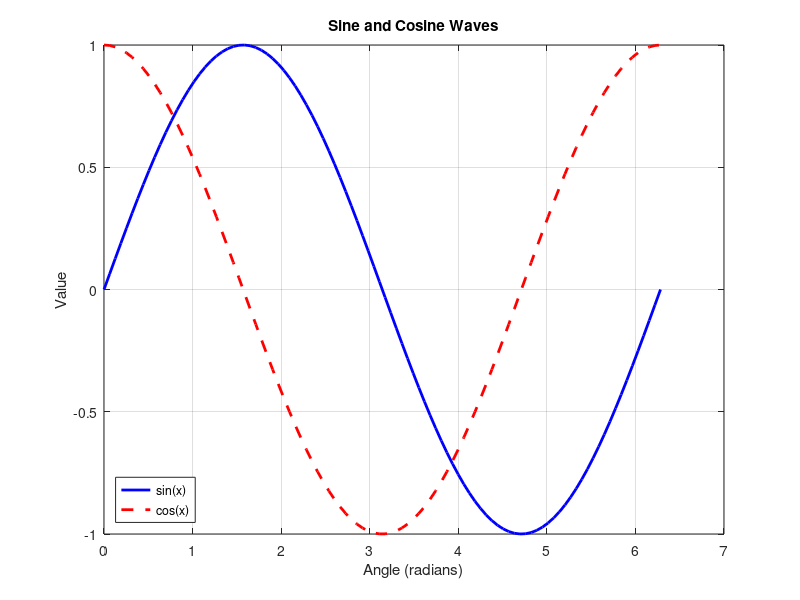
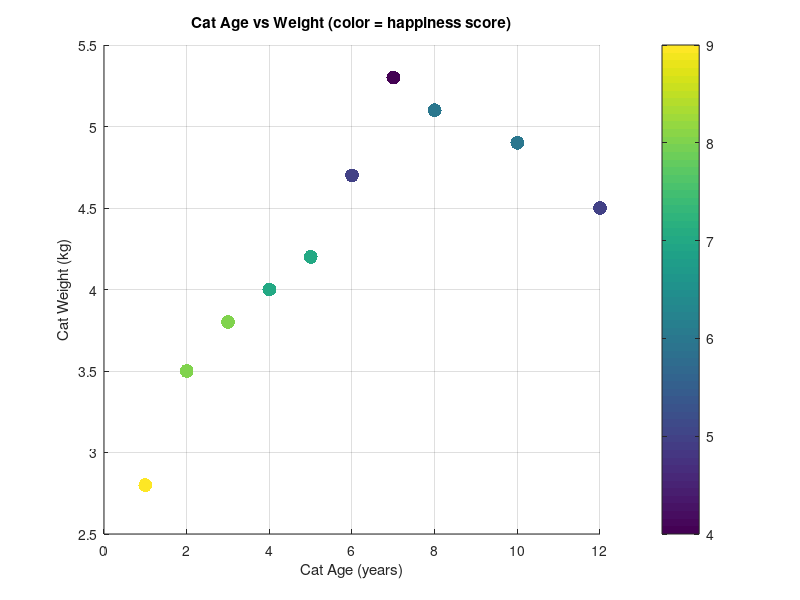
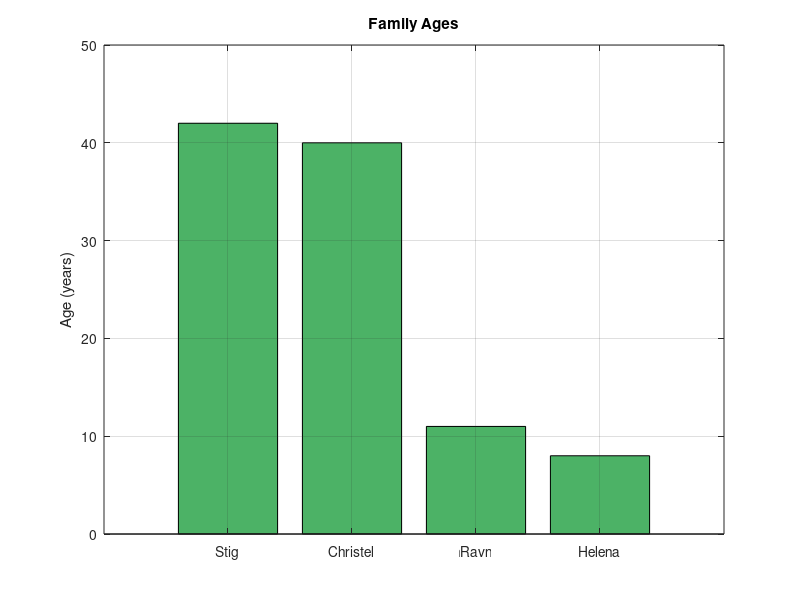
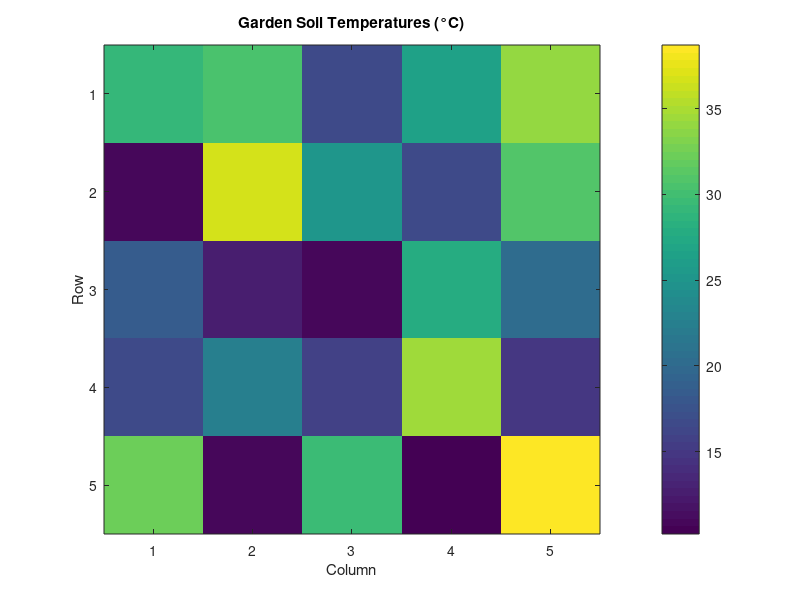

MATLAB code to generate these figures, in order: (Note: this script raises an error after producing the figures.)
% demo_plotting.m - All four plot types with labels, legend, and subplots
% Part of: Matlab for Computational Neuroscience, Module 02
%
% Run this script to see: line plots, scatter plots, bar charts,
% heatmaps, and a combined subplot figure.
%
clear; clc; close all;

%% Line Plot
% Sine and cosine waves -- the bread and butter of scientific plotting

x = linspace(0, 2*pi, 100);
y_sin = sin(x);
y_cos = cos(x);

figure(1);
plot(x, y_sin, 'b-', 'LineWidth', 2);
hold on;
plot(x, y_cos, 'r--', 'LineWidth', 2);
hold off;

xlabel('Angle (radians)');
ylabel('Value');
title('Sine and Cosine Waves');
legend('sin(x)', 'cos(x)', 'Location', 'southwest');
grid on;

fprintf('Figure 1: Line plot of sin and cos\n');

%% Scatter Plot
% Random data with colored points -- imagine cat weights vs ages

rng(42);  % Set random seed for reproducibility
cat_ages = [2, 5, 1, 8, 3, 6, 4, 7, 10, 12];
cat_weights = [3.5, 4.2, 2.8, 5.1, 3.8, 4.7, 4.0, 5.3, 4.9, 4.5];
cat_happiness = [8, 7, 9, 6, 8, 5, 7, 4, 6, 5];  % For coloring

figure(2);
scatter(cat_ages, cat_weights, 100, cat_happiness, 'filled');
colorbar;

xlabel('Cat Age (years)');
ylabel('Cat Weight (kg)');
title('Cat Age vs Weight (color = happiness score)');
grid on;

fprintf('Figure 2: Scatter plot of cats\n');

%% Bar Chart
% Family member ages -- simple and clear

family_names = {'Stig', 'Christel', 'Ravn', 'Helena'};
family_ages = [42, 40, 11, 8];

figure(3);
bar(family_ages, 'FaceColor', [0.3 0.7 0.4]);
set(gca, 'XTickLabel', family_names);
ylabel('Age (years)');
title('Family Ages');
grid on;

fprintf('Figure 3: Bar chart of family ages\n');

%% Heatmap
% A 5x5 matrix visualized as colors -- like a temperature map

garden_data = rand(5, 5) .* 30 + 10;  % Random "temperatures" between 10 and 40

figure(4);
imagesc(garden_data);
colorbar;
xlabel('Column');
ylabel('Row');
title('Garden Soil Temperatures (°C)');

fprintf('Figure 4: Heatmap of garden temperatures\n');

%% Subplots -- All Four in One Figure
% Use subplot(rows, cols, position) to arrange plots

figure(5);

% Top-left: Line plot
subplot(2, 2, 1);
plot(x, y_sin, 'b-', 'LineWidth', 2);
hold on;
plot(x, y_cos, 'r--', 'LineWidth', 2);
hold off;
title('Line Plot');
xlabel('x');
ylabel('y');
legend('sin', 'cos', 'Location', 'southwest');
grid on;

% Top-right: Scatter plot
subplot(2, 2, 2);
scatter(cat_ages, cat_weights, 80, cat_happiness, 'filled');
colorbar;
title('Scatter Plot');
xlabel('Age');
ylabel('Weight');
grid on;

% Bottom-left: Bar chart
subplot(2, 2, 3);
bar(family_ages, 'FaceColor', [0.3 0.7 0.4]);
set(gca, 'XTickLabel', family_names);
title('Bar Chart');
ylabel('Age');
grid on;

% Bottom-right: Heatmap
subplot(2, 2, 4);
imagesc(garden_data);
colorbar;
title('Heatmap');

sgtitle('Four Ways to Visualize Data');

fprintf('Figure 5: All four plot types combined with subplot\n');
fprintf('\nDone! You should see 5 figures.\n');
